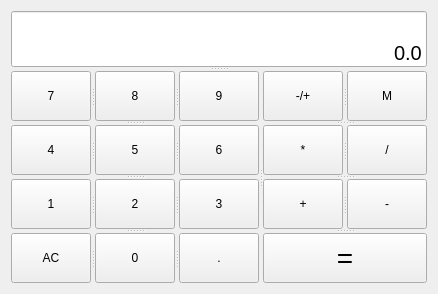
<?xml version="1.0" encoding="UTF-8"?>
<ui version="4.0">
 <class>calculator</class>
 <widget class="QWidget" name="calculator">
  <property name="geometry">
   <rect>
    <x>0</x>
    <y>0</y>
    <width>424</width>
    <height>294</height>
   </rect>
  </property>
  <property name="windowTitle">
   <string>calculator</string>
  </property>
  <layout class="QVBoxLayout" name="verticalLayout">
   <item>
    <widget class="QSplitter" name="splitter_11">
     <property name="orientation">
      <enum>Qt::Vertical</enum>
     </property>
     <widget class="QLineEdit" name="lineEdit">
      <property name="minimumSize">
       <size>
        <width>0</width>
        <height>49</height>
       </size>
      </property>
      <property name="font">
       <font>
        <pointsize>15</pointsize>
       </font>
      </property>
      <property name="layoutDirection">
       <enum>Qt::RightToLeft</enum>
      </property>
      <property name="text">
       <string>0.0</string>
      </property>
      <property name="alignment">
       <set>Qt::AlignBottom|Qt::AlignRight|Qt::AlignTrailing</set>
      </property>
      <property name="readOnly">
       <bool>true</bool>
      </property>
     </widget>
     <widget class="QSplitter" name="splitter_10">
      <property name="orientation">
       <enum>Qt::Horizontal</enum>
      </property>
      <widget class="QSplitter" name="splitter_8">
       <property name="orientation">
        <enum>Qt::Vertical</enum>
       </property>
       <widget class="QSplitter" name="splitter">
        <property name="orientation">
         <enum>Qt::Horizontal</enum>
        </property>
        <widget class="QPushButton" name="Button7">
         <property name="minimumSize">
          <size>
           <width>0</width>
           <height>50</height>
          </size>
         </property>
         <property name="text">
          <string>7</string>
         </property>
        </widget>
        <widget class="QPushButton" name="Button8">
         <property name="minimumSize">
          <size>
           <width>0</width>
           <height>50</height>
          </size>
         </property>
         <property name="text">
          <string>8</string>
         </property>
        </widget>
        <widget class="QPushButton" name="Button9">
         <property name="minimumSize">
          <size>
           <width>0</width>
           <height>50</height>
          </size>
         </property>
         <property name="text">
          <string>9</string>
         </property>
        </widget>
       </widget>
       <widget class="QSplitter" name="splitter_2">
        <property name="orientation">
         <enum>Qt::Horizontal</enum>
        </property>
        <widget class="QPushButton" name="Button4">
         <property name="minimumSize">
          <size>
           <width>0</width>
           <height>50</height>
          </size>
         </property>
         <property name="text">
          <string>4</string>
         </property>
        </widget>
        <widget class="QPushButton" name="Button5">
         <property name="minimumSize">
          <size>
           <width>0</width>
           <height>50</height>
          </size>
         </property>
         <property name="text">
          <string>5</string>
         </property>
        </widget>
        <widget class="QPushButton" name="Button6">
         <property name="minimumSize">
          <size>
           <width>0</width>
           <height>50</height>
          </size>
         </property>
         <property name="text">
          <string>6</string>
         </property>
        </widget>
       </widget>
       <widget class="QSplitter" name="splitter_3">
        <property name="orientation">
         <enum>Qt::Horizontal</enum>
        </property>
        <widget class="QPushButton" name="Button1">
         <property name="minimumSize">
          <size>
           <width>0</width>
           <height>50</height>
          </size>
         </property>
         <property name="text">
          <string>1</string>
         </property>
        </widget>
        <widget class="QPushButton" name="Button2">
         <property name="minimumSize">
          <size>
           <width>0</width>
           <height>50</height>
          </size>
         </property>
         <property name="text">
          <string>2</string>
         </property>
        </widget>
        <widget class="QPushButton" name="Button3">
         <property name="minimumSize">
          <size>
           <width>0</width>
           <height>50</height>
          </size>
         </property>
         <property name="text">
          <string>3</string>
         </property>
        </widget>
       </widget>
       <widget class="QSplitter" name="splitter_4">
        <property name="orientation">
         <enum>Qt::Horizontal</enum>
        </property>
        <widget class="QPushButton" name="clear">
         <property name="minimumSize">
          <size>
           <width>0</width>
           <height>50</height>
          </size>
         </property>
         <property name="text">
          <string>AC</string>
         </property>
        </widget>
        <widget class="QPushButton" name="Button0">
         <property name="minimumSize">
          <size>
           <width>0</width>
           <height>50</height>
          </size>
         </property>
         <property name="text">
          <string>0</string>
         </property>
        </widget>
        <widget class="QPushButton" name="dot">
         <property name="minimumSize">
          <size>
           <width>0</width>
           <height>50</height>
          </size>
         </property>
         <property name="text">
          <string>.</string>
         </property>
        </widget>
       </widget>
      </widget>
      <widget class="QSplitter" name="splitter_9">
       <property name="orientation">
        <enum>Qt::Vertical</enum>
       </property>
       <widget class="QSplitter" name="splitter_5">
        <property name="orientation">
         <enum>Qt::Horizontal</enum>
        </property>
        <widget class="QPushButton" name="Signe">
         <property name="minimumSize">
          <size>
           <width>0</width>
           <height>50</height>
          </size>
         </property>
         <property name="text">
          <string>-/+</string>
         </property>
        </widget>
        <widget class="QPushButton" name="AddToMemory">
         <property name="minimumSize">
          <size>
           <width>0</width>
           <height>50</height>
          </size>
         </property>
         <property name="text">
          <string>M</string>
         </property>
        </widget>
       </widget>
       <widget class="QSplitter" name="splitter_6">
        <property name="orientation">
         <enum>Qt::Horizontal</enum>
        </property>
        <widget class="QPushButton" name="multiply">
         <property name="minimumSize">
          <size>
           <width>0</width>
           <height>50</height>
          </size>
         </property>
         <property name="text">
          <string>*</string>
         </property>
        </widget>
        <widget class="QPushButton" name="divide">
         <property name="minimumSize">
          <size>
           <width>0</width>
           <height>50</height>
          </size>
         </property>
         <property name="text">
          <string>/</string>
         </property>
        </widget>
       </widget>
       <widget class="QSplitter" name="splitter_7">
        <property name="orientation">
         <enum>Qt::Horizontal</enum>
        </property>
        <widget class="QPushButton" name="add">
         <property name="minimumSize">
          <size>
           <width>0</width>
           <height>50</height>
          </size>
         </property>
         <property name="text">
          <string>+</string>
         </property>
        </widget>
        <widget class="QPushButton" name="subtract">
         <property name="minimumSize">
          <size>
           <width>0</width>
           <height>50</height>
          </size>
         </property>
         <property name="text">
          <string>-</string>
         </property>
        </widget>
       </widget>
       <widget class="QPushButton" name="equal">
        <property name="minimumSize">
         <size>
          <width>0</width>
          <height>50</height>
         </size>
        </property>
        <property name="font">
         <font>
          <pointsize>21</pointsize>
         </font>
        </property>
        <property name="text">
         <string>=</string>
        </property>
       </widget>
      </widget>
     </widget>
    </widget>
   </item>
  </layout>
 </widget>
 <resources/>
 <connections/>
</ui>
